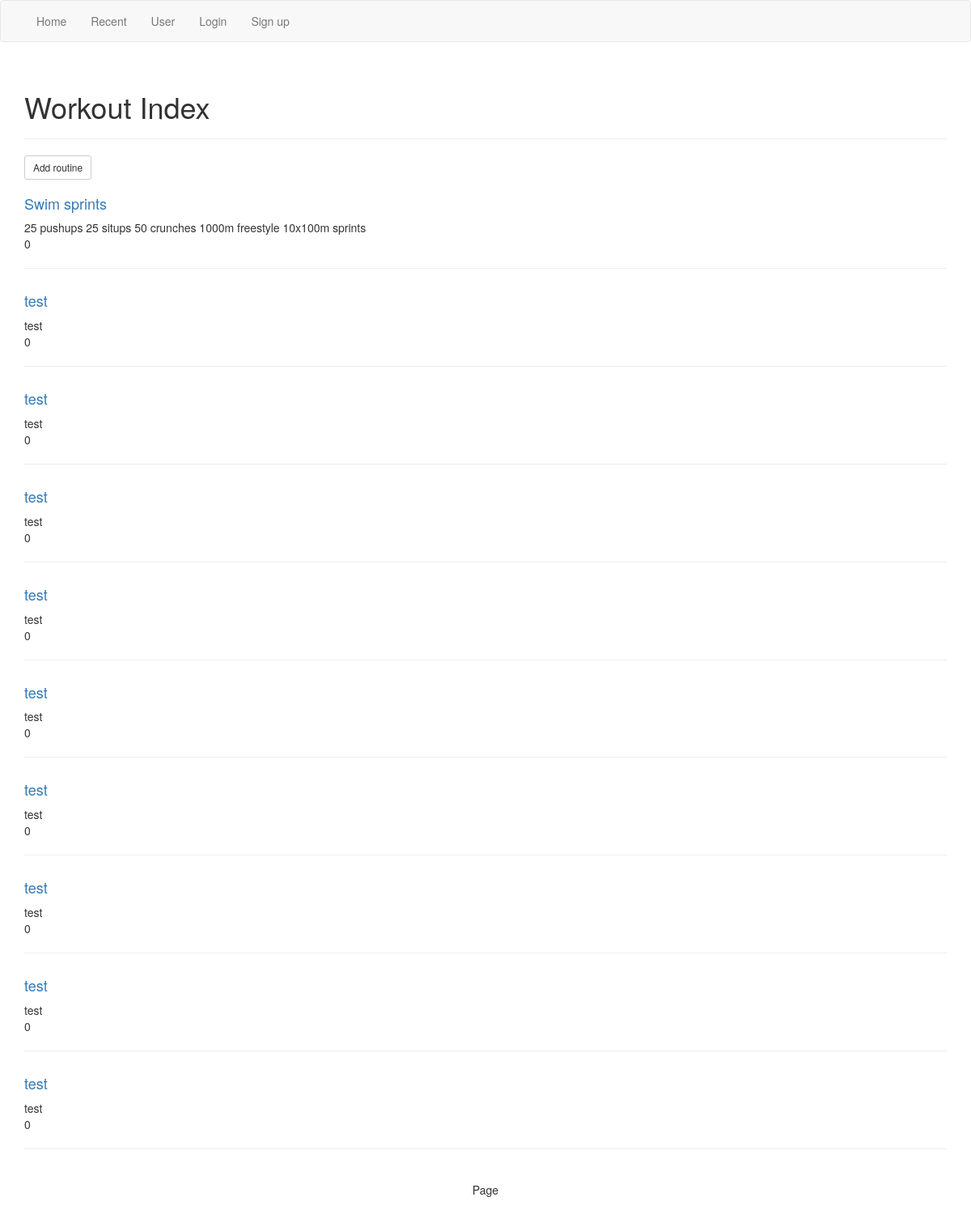
The app's page /workouts/trending/, older data.
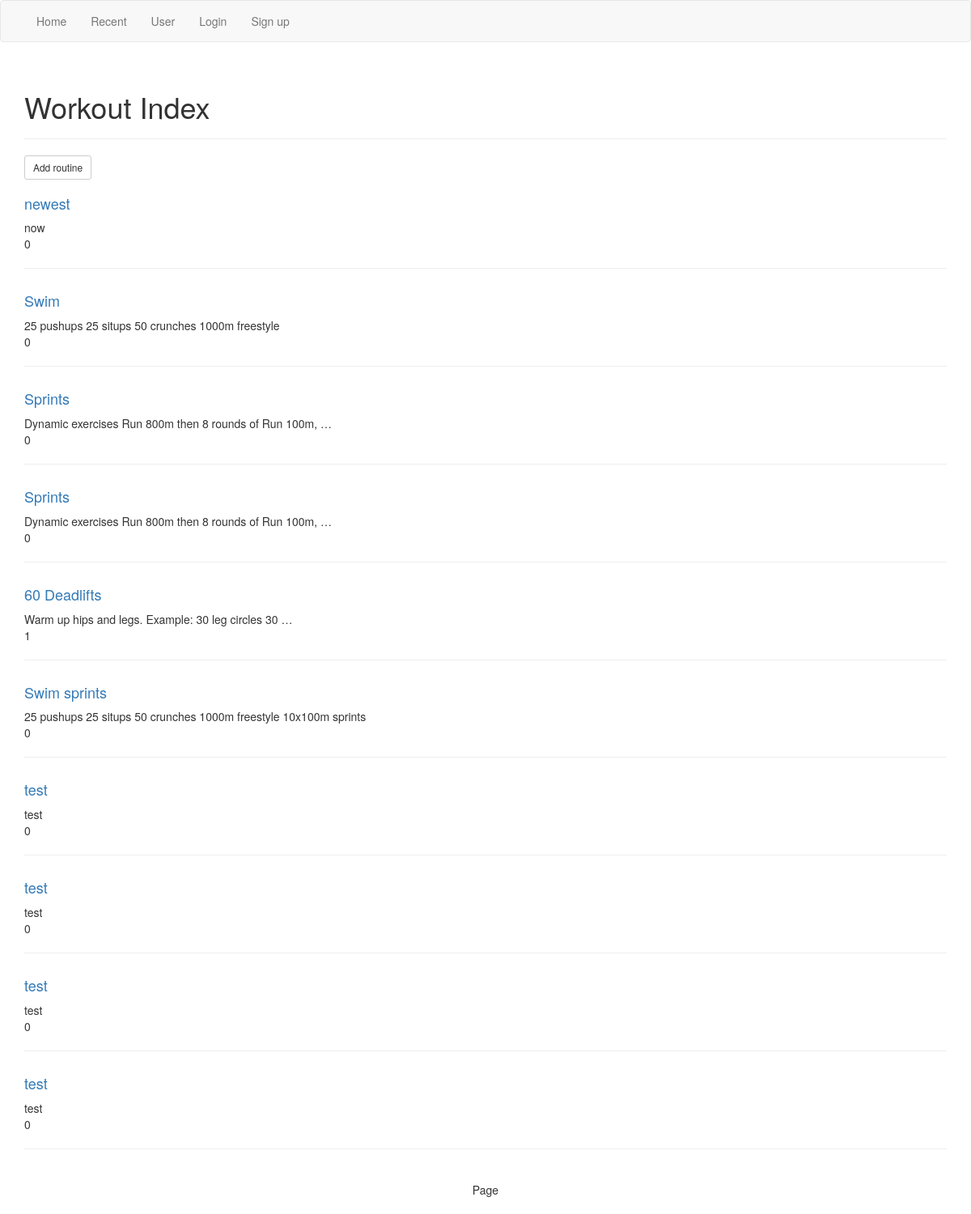
The same page, newer data.
### workouts/models.py (models this page shows, shortened)
class Routine(models.Model):
  routine_title = models.CharField(max_length=70)
  routine_text = models.TextField()
  pub_date = models.DateTimeField('date published', default=timezone.now)
  created_by = models.ForeignKey(settings.AUTH_USER_MODEL, related_name="created_by")
  modify_date = models.DateTimeField('date modified', null=True)
  modified_by = models.ForeignKey(settings.AUTH_USER_MODEL, null=True, related_name="modified_by")
  likes = models.IntegerField(default=0)

### workouts/views.py (the view)
def trending(request):
  trending_list = Routine.objects.order_by('-pub_date')[:10]
  context = {'list': trending_list}
  return render(request, 'workouts/index.html', context)

### workouts/templates/workouts/index.html (shortened to what this page needs)
{% extends "./base.html" %}
{% block content %}
<div class="page-header"><h1>{% block title %}Workout Index{% endblock %}</h1></div>
<p><a class="btn btn-sm btn-default" href="{% url 'workouts:add_routine' %}">Add routine</a></p>
{% if list %}
  {% for entry in list %}
    <div class="row">
      <div class="col-xs-18 col-sm-12">
        <h4><a href="{% url 'workouts:detail' entry.id %}">{{ entry.routine_title }}</a></h4>
        <div>{{ entry.routine_text|truncatewords:10 }}</div>
        <span>{{ entry.likes }}</span>
        <hr>
      </div>
    </div>
  {% endfor %}
  <nav>
    <ul class="pager">
      <li>Page {{ current_page }}</li>
    </ul>
  </nav>
{% else %}
    <p>No routines are available.</p>
{% endif %}
{% endblock content %}

Row changes from the older to the newer data that the page shows:
no longer on this page (row unchanged): Routine: routine_title "test", routine_text "test", likes "0"
no longer on this page (row unchanged): Routine: routine_title "test", routine_text "test", likes "0"
no longer on this page (row unchanged): Routine: routine_title "test", routine_text "test", likes "0"
no longer on this page (row unchanged): Routine: routine_title "test", routine_text "test", likes "0"
no longer on this page (row unchanged): Routine: routine_title "test", routine_text "test", likes "0"
added Routine: routine_title "newest", routine_text "now", likes "0"
added Routine: routine_title "Swim", routine_text "25 pushups 25 situps 50 crunches 1000m freestyle", likes "0"
added Routine: routine_title "Sprints", routine_text "Dynamic exercises Run 800m then 8 rounds of Run 100m, …", likes "0"
added Routine: routine_title "Sprints", routine_text "Dynamic exercises Run 800m then 8 rounds of Run 100m, …", likes "0"
added Routine: routine_title "60 Deadlifts", routine_text "Warm up hips and legs. Example: 30 leg circles 30 …", likes "1"
